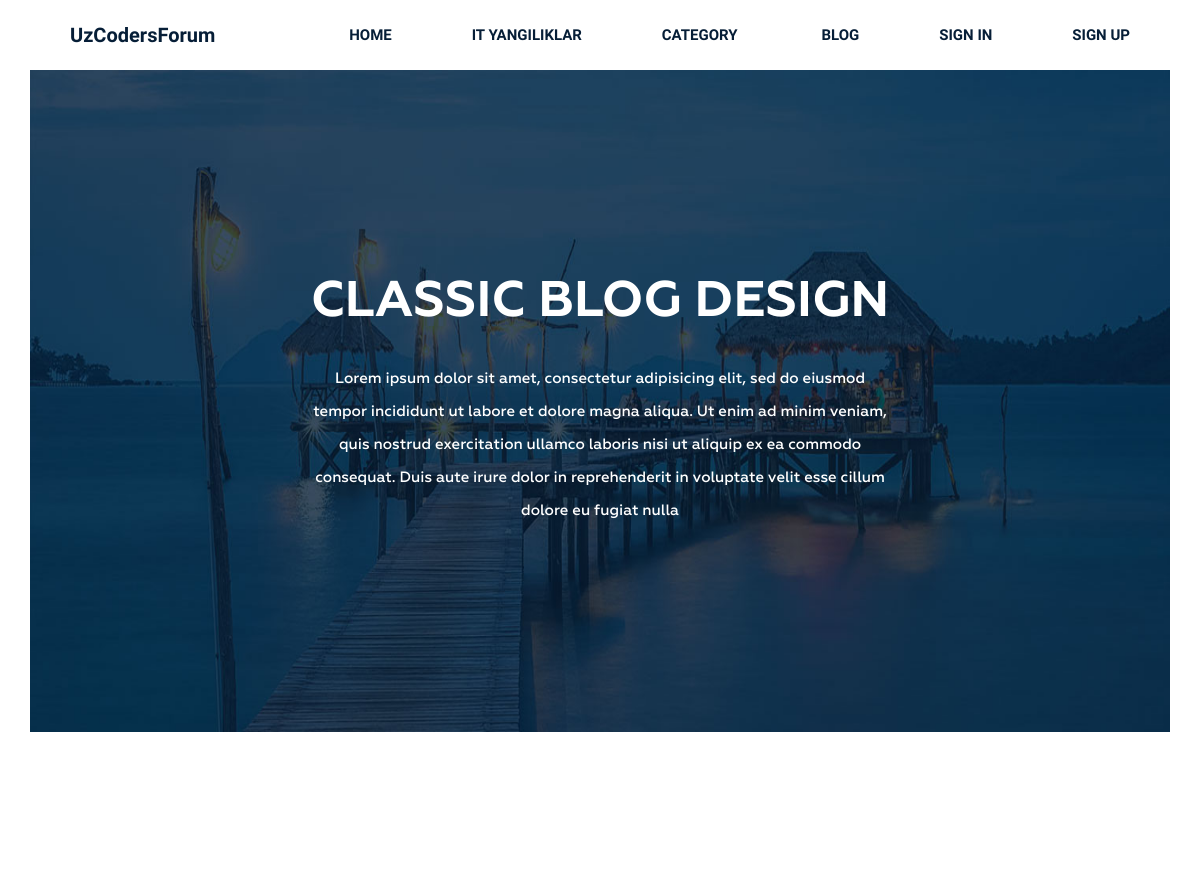
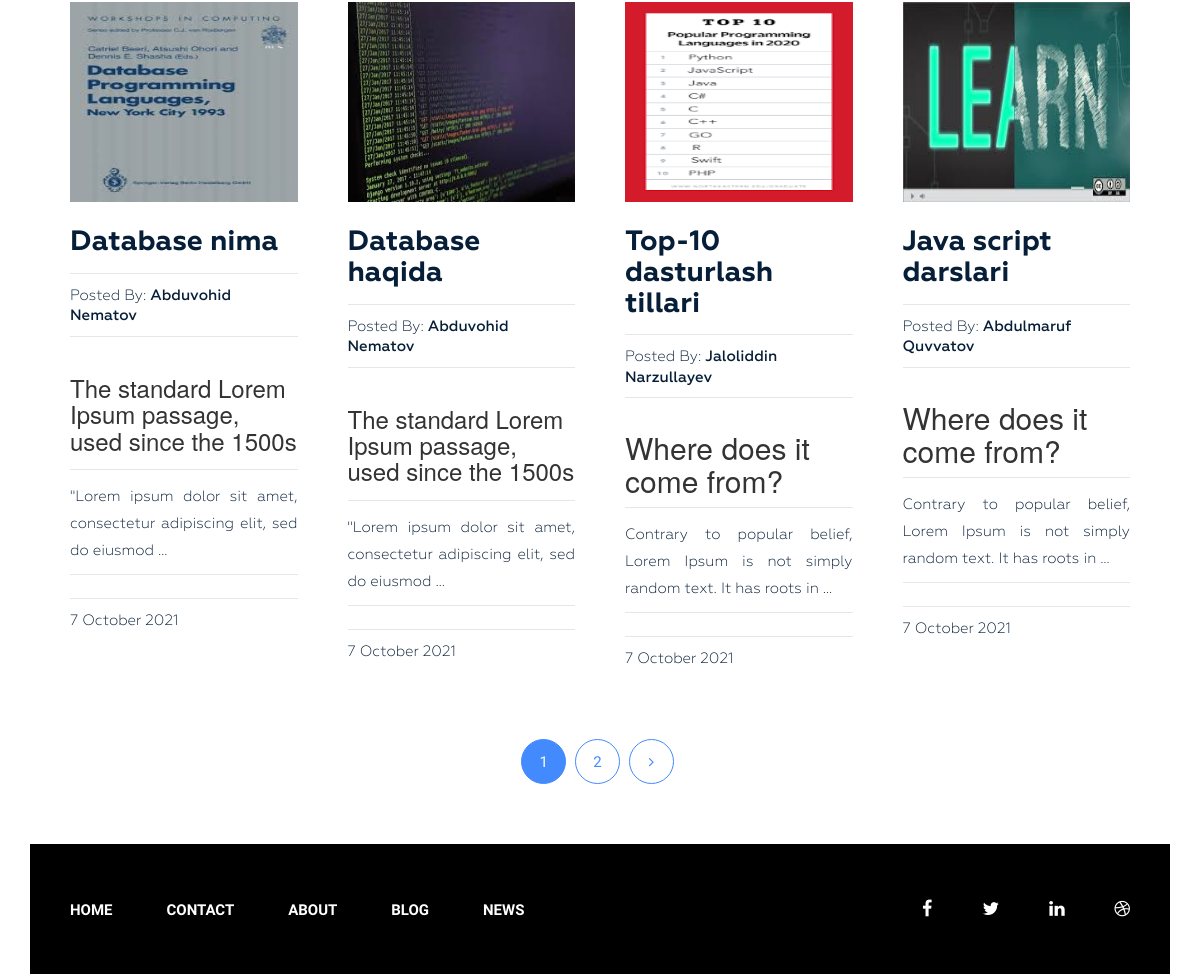
The page / on the database its author committed (2 pictures, top to bottom).
### blog/models.py (models this page shows, shortened)
class Post(models.Model):
    title = models.CharField(max_length=255)
    slug = models.SlugField(max_length=255, verbose_name="Url", unique=True)
    author = models.CharField(max_length=255)
    content = models.TextField(blank=True)
    created_at = models.DateTimeField(auto_now_add=True, verbose_name='Chop qilingan vaqti')
    photo = models.ImageField(upload_to='photos/%Y/%m/%d',blank=True)
    views = models.IntegerField(default=0,verbose_name='Ko`rishlar soni')
    category = models.ForeignKey(Category, on_delete=models.PROTECT,related_name='posts')
    tags = models.ManyToManyField(Tag,blank=True, related_name='posts')
    class Meta:
        ordering = ['-created_at']
    def get_absolute_url(self, ):
        return reverse('post', kwargs={"slug": self.slug})

### blog/views.py (the view)
# urls.py: path('', Home.as_view(), name='home'),
class Home(ListView):
    model = Post
    template_name = 'blog/index.html'
    context_object_name = 'posts'
    paginate_by = 4
    def get_context_data(self, *, object_list=None, **kwargs):
        context = super().get_context_data(**kwargs)
        context['title'] = 'Classic Blog Design'
        return context

### blog/models.py (called while the page is built)
    def get_absolute_url(self,):
        return reverse('category', kwargs={"slug":self.slug})

### blog/templatetags/menu.py (called while the page is built)
@register.inclusion_tag('blog/menu_tpl.html')
def show_menu(menu_class ='menu'):
    categories = Category.objects.all()
    return {'categories': categories, "menu_class": menu_class}

### blog/templates/blog/index.html (shortened to what this page needs)
{% extends 'base.html' %}
{% load static %}
{% block content %}
    <section class="bg-text-area">
            <div class="container">
                <div class="row">
                    <div class="col-md-12">
                        <div class="bg-text">
                            <h3>Classic BLOG Design</h3>
                            <p>Lorem ipsum dolor sit amet, consectetur adipisicing elit, sed do eiusmod tempor incididunt ut labore et dolore magna aliqua. Ut enim ad minim veniam, quis nostrud exercitation ullamco laboris nisi ut aliquip ex ea commodo consequat. Duis aute irure dolor in reprehenderit in voluptate velit esse cillum dolore eu fugiat nulla </p>
                        </div>
                    </div>
                </div>
            </div>
        </section>
    <section class="blog-post-area">
            <div class="container">
                <div class="row">
                    <div class="blog-post-area-style">
                            <div class="col-md-12">
                            </div>
                            {% for post in posts %}
                            <div class="col-md-3">
                                <div class="single-post">
                                    {% if post.photo %}
                                    <img src="{{ post.photo.url }}" alt="post.title " height="200">
                                    {% endif %}
                                    <h3><a href="{{ post.get_absolute_url }}">{{ post.title }}</a></h3>
                                    <h4><span>Posted By: <span class="author-name">{{ post.author}}</span></span>
                                    </h4>
                                    {% autoescape off %}
                                    <p>{{ post.content|truncatewords_html:20|safe }}</p>
                                    {% endautoescape %}
                                    <h4><span>{{ post.created_at|date:"j F Y" }}</span></h4>
                                </div>
                            </div>
                            {% endfor %}
                    </div>
                </div>
            </div>
            {% if page_obj.has_other_pages %}
            <div class="pegination">
                <div class="nav-links">
                    {% for p in page_obj.paginator.page_range %}
                        {% if page_obj.number == p %}
                        <span class="page-numbers current">{{ p }}</span>
                        {% elif p > page_obj.number|add:-3 and p < page_obj.number|add:3 %}
                        <a class="page-numbers" href="?page={{ p }}">{{ p }}</a>
                        {% endif %}
                    {% endfor %}
                    {% if page_obj.has_next %}
                    <a class="page-numbers" href="?page={{ page_obj.next_page_number }}"><i class="fa fa-angle-right" aria-hidden="true"></i></a>
                    {% endif %}
                </div>
            </div>
        {% endif %}
        </section>
{% endblock %}

### templates/base.html (shortened to what this page needs)
{% load static %}
{% load cache %}
<!DOCTYPE html>
<html lang="en">
<head>
    <link rel="stylesheet" href="{% static 'css/bootstrap.css' %}">
    <link rel="stylesheet" href="{% static 'css/font-awesome.min.css' %}">
    <link rel="stylesheet" href="{% static 'css/owl.carousel.min.css' %}">
    <link rel="stylesheet" href="{% static 'css/owl.theme.default.min.css' %}">
    <link rel="stylesheet" href="{% static 'style.css' %}">
    <link rel="stylesheet" href="{% static 'responsive.css' %}">
</head>
<body>
    <div class="wrapper">
        {% cache 20 header %}
        {% include 'inc/_header.html' %}
        {% endcache %}
        {%block content%} {% endblock %}
        {% cache 20 footer %}
        {% include 'inc/_footer.html' %}
        {% endcache %}
    </div>
</body>
</html>

### templates/inc/_header.html
{% load menu %}
<header class="header">
    <div class="container">
        <div class="row">
            <div class="col-md-2">
                <div class="logo">
                    <h2><a href="{% url 'home' %}">UzCodersForum</a></h2>
                </div>
            </div>
            <div class="col-md-10">
                {% show_menu %}
            </div>
        </div>
    </div>
</header>

### blog/templates/blog/menu_tpl.html (shortened to what this page needs)
<div class="{{ menu_class  }}">
                            <ul>
                                <li><a href="{% url 'home' %}">Home</a></li>
                                <li><a href="#">IT yangiliklar</a></li>
                                <div class="dropdown">
                                    <button class="dropbtn">Category</button>
                                </div>
                                <li><a href="#">Blog</a></li>
                                <li><a href="#">Sign in</a></li>
                                <li><a href="#">Sign up</a></li>
                            </ul>
                        </div>

### templates/inc/_footer.html
<footer class="footer">
            <div class="container">
                <div class="row">
                    <div class="col-md-12">
                        <div class="footer-bg">
                            <div class="row">
                                <div class="col-md-9">
                                      <div class="footer-menu">
                                        <ul>
                                            <li class="active"><a href="#">Home</a></li>
                                            <li><a href="#">Contact</a></li>
                                            <li><a href="#">About</a></li>
                                            <li><a href="#">Blog</a></li>
                                            <li><a href="#">News</a></li>
                                        </ul>
                                    </div>
                                </div>
                                <div class="col-md-3">
                                    <div class="footer-icon">
                                        <p><a href="#"><i class="fa fa-facebook" aria-hidden="true"></i></a><a href="#"><i class="fa fa-twitter" aria-hidden="true"></i></a><a href="#"><i class="fa fa-linkedin" aria-hidden="true"></i></a><a href="#"><i class="fa fa-dribbble" aria-hidden="true"></i></a></p>
                                    </div>
                                </div>
                            </div>
                        </div>
                    </div>
                </div>
            </div>
        </footer>

### siteblog/static/style.css (style rules this page uses)
.wrapper header.header .logo h2 { margin: 0 0 0 40px; padding: 0; }
.wrapper header.header .logo h2 a { color: #061e37; font-family: "Raleway", sans-serif; font-size: 20px; font-weight: 700; text-decoration: none; line-height: 70px; padding: 22px 0; }
.wrapper header.header .menu { margin: 0 }
.wrapper header.header .menu ul { float: right; margin: 0; padding: 0; margin-right: 4px; box-sizing: border-box; }
.wrapper header.header .menu ul li { display: inline-block; list-style: outside none none; margin: 0 -4px 0 0; }
.wrapper header.header .menu ul li a { color: rgb(6, 30, 55); font-family: "Raleway", sans-serif; font-size: 15px; font-weight: 600; line-height: 70px; padding: 20px 40px; text-decoration: none; text-transform: uppercase; }
.wrapper section.bg-text-area .bg-text { background-image: url(img/bg-iamges.jpg); background-size: 100% 100%; padding: 205px 280px; }
.wrapper section.bg-text-area .bg-text h3 { color: #fff; font-family: Geometria; font-size: 50px; font-weight: 700; text-align: center; text-transform: uppercase; margin: 0; }
.wrapper section.bg-text-area .bg-text p { color: #fff; font-family: Geometria; font-size: 15px; font-weight: 500; line-height: 33px; margin: 32px 0 0; text-align: center; }
section.blog-post-area { margin-top: 50px; }
section.blog-post-area img { width: 100%; }
section.blog-post-area .single-post { padding-right: 20px; margin: 100px 0px 0px; }
section.blog-post-area h4 span { font-family: Geometria; font-weight: 400; font-size: 15px; color: #061e37; text-decoration: none; }
section.blog-post-area h4 span.author-name { font-weight: 500; }
.blog-post-area .single-post h3 a { font-family: Geometria; font-size: 28px; font-weight: 700; text-decoration: none; color: #061e37; }
.blog-post-area .single-post p { color: #061e37; font-family: Geometria; font-size: 15px; font-weight: 400; line-height: 27px; padding-top: 14px; position: relative; text-align: justify; }
.blog-post-area .single-post h4 { margin-bottom: 12px; padding-top: 10px; position: relative; }
.blog-post-area .single-post h4::before { background: #e6e6e6 none repeat scroll 0 0; content: ""; height: 1px; position: absolute; top: 0; width: 100%; }
.blog-post-area .single-post p::before { background: #e6e6e6 none repeat scroll 0 0; content: ""; height: 1px; position: absolute; top: 0; width: 100%; }
.blog-post-area .single-post h3 { margin: 25px 0 15px; }
.blog-post-area .pegination { margin-top: 60px; margin-bottom: 60px; }
.blog-post-area .pegination .nav-links { margin: 0; padding: 0; text-align: center; }
.blog-post-area .pegination .nav-links .page-numbers { border: 1px solid #448aff; border-radius: 50%; color: #448aff; display: inline-block; font-family: "Roboto", sans-serif; font-size: 15px; font-weight: 400; height: 45px; line-height: 45px; list-style: outside none none; margin-right: 5px; text-align: center; width: 45px; }
.blog-post-area .blog-post-area-style { margin: 0 20px 0 40px; }
.blog-post-area .pegination .nav-links .page-numbers.current { background: #448aff; color: #fff; }
.blog-post-area .pegination .nav-links a { text-decoration: none; }
.wrapper footer.footer { height: 130px; }
.wrapper footer .footer-bg { background: #000 none repeat scroll 0 0; height: 130px; overflow: hidden; }
.wrapper footer.footer .footer-menu { margin: 0 }
.wrapper footer.footer .footer-menu ul { line-height: 130px; margin: 0; padding: 0; }
.wrapper footer.footer .footer-menu ul li { display: inline; list-style: outside none none; margin: 0; padding: 30px 0px; }
.wrapper footer.footer .footer-menu ul li a { color: #fff; font-family: "Raleway", sans-serif; font-size: 15px; font-weight: 600; line-height: 70px; margin-left: 40px; padding: 26px 10px 26px 0; text-decoration: none; text-transform: uppercase; }
.wrapper footer.footer .footer-icon p { float: right; line-height: 130px; }
.wrapper footer.footer .footer-icon p i { color: #fff; font-size: 18px; margin-right: 30px; padding: 10px; }
.dropbtn { background-color: #fff; border: none; cursor: pointer; color: rgb(6, 30, 55); font-family: "Raleway", sans-serif; font-size: 15px; font-weight: 600; line-height: 70px; padding: 0px 40px; text-decoration: none; text-transform: uppercase; }
.dropdown { position: relative; display: inline-block; }

### rows shown on the page
Post: photo (picture), title "Database nima", author "Abduvohid Nematov", content "The standard Lorem Ipsum passage, used since the 1500s \"Lorem ipsum dolor sit amet, consectetur adipiscing elit, sed do eiusmod …", created_at "7 October 2021"
Post: photo (picture), title "Database haqida", author "Abduvohid Nematov", content "The standard Lorem Ipsum passage, used since the 1500s \"Lorem ipsum dolor sit amet, consectetur adipiscing elit, sed do eiusmod …", created_at "7 October 2021"
Post: photo (picture), title "Top-10 dasturlash tillari", author "Jaloliddin Narzullayev", content "Where does it come from? Contrary to popular belief, Lorem Ipsum is not simply random text. It has roots in …", created_at "7 October 2021"
Post: photo (picture), title "Java script darslari", author "Abdulmaruf Quvvatov", content "Where does it come from? Contrary to popular belief, Lorem Ipsum is not simply random text. It has roots in …", created_at "7 October 2021"

### other values the page prints
{{ p }} "1"
{{ p }} "2"
